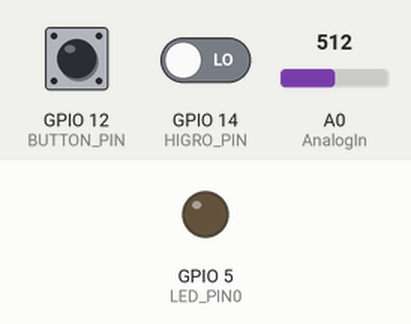
Simulated run of this sketch. Board: ESP8266 (NodeMCU). On the bench: output pins drawn as LEDs (lit = HIGH). The test bench sets the inputs (shaded band); at power-on: A0 (AnalogIn) = 512, GPIO 12 (BUTTON_PIN) LOW, GPIO 14 (HIGRO_PIN) LOW. WiFi joins after 1.5 s; servers stay silent unless stated; random numbers use the default seed unless the sketch sets one; no MQTT or app messages arrive unless stated; what the sketch prints to the serial monitor is not drawn.

Above: at 2.8 s.
2.9 s: A0 (AnalogIn) set to 225
11.5 s: A0 (AnalogIn) set to 204
13.0 s: GPIO 12 (BUTTON_PIN) pulled HIGH for 0.15 s
At 14.1 s:
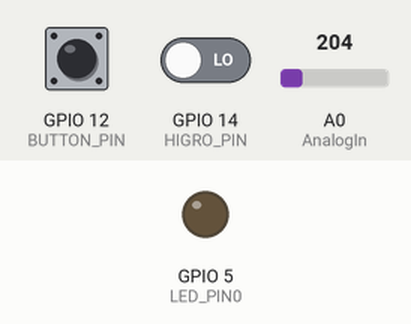
16.1 s: GPIO 12 (BUTTON_PIN) pulled HIGH for 1 s
At 16.9 s:
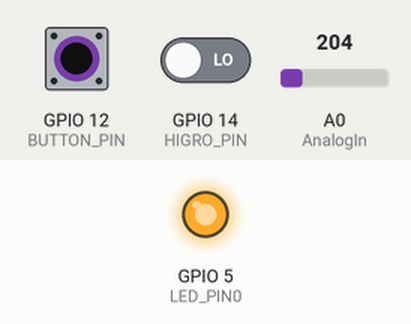
18.6 s: GPIO 12 (BUTTON_PIN) pulled HIGH for 3.2 s
At 20.0 s:
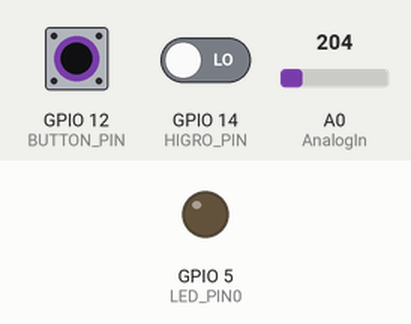
Timing chart, 0 to 21.6 s (numbered marks = the images above; inputs shaded):
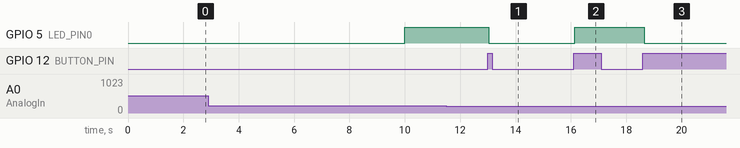

Measured:
- after the input at 11.5 s, every drawn part: stays the same
- after the input at 13.0 s, GPIO 5 (LED_PIN0): HIGH → LOW at once
- after the input at 16.1 s, GPIO 5 (LED_PIN0): LOW → HIGH at once
- after the input at 18.6 s, GPIO 5 (LED_PIN0): HIGH → LOW at once

The sketch:

vertical.ino
```cpp
#include <ESP8266WiFi.h>
#include <PubSubClient.h>
// Define NodeMCU D3 pin  connect to LED
#define LED_PIN0 5
const int AnalogIn  = A0;
int BUTTON_PIN = 12;
int HIGRO_PIN= 14;
unsigned long readTime;
int readingIn = 0; ////variable para lectura de higrometro
int humedad=0;
// Update these with values suitable for your network.
const char* ssid = "TazAtherton";
const char* password = "29605091";
const char* mqtt_server = "192.168.0.20";
//const char* mqtt_server = "iot.eclipse.org";

WiFiClient espClient;
PubSubClient client(espClient);
long lastMsg = 0;
char msg[50];
int value = 0;
bool pressed0=true;
bool recirculando=false;

void setup_wifi() {
  int intentos=0;
   delay(100);
  // We start by connecting to a WiFi network
    Serial.print("Connecting to ");
    Serial.println(ssid);
    WiFi.begin(ssid, password);
    while (WiFi.status() != WL_CONNECTED && intentos<=10)
    {
      delay(500);
      Serial.print(".");
      intentos++;
    }
  randomSeed(micros());
  Serial.println("");
  Serial.println("WiFi connected");
  Serial.println("IP address: ");
  Serial.println(WiFi.localIP());
}

void callback(char* topic, byte* payload, unsigned int length)
{
  Serial.print("Command from MQTT broker is : [");
  Serial.print(topic);
  int p =(char)payload[0]-'0';
  // if MQTT comes a 0 turn off LED on D2
  if(p==1)
  {
     digitalWrite(LED_PIN0, HIGH);
     recirculando=true;
    Serial.println(" Turn ON LED! " );
    //client.publish("casa4","hola");
  }
  // if MQTT comes a 1, turn on LED on pin D2
  if(p==0)
  {
     digitalWrite(LED_PIN0, LOW);
     recirculando=false;
    Serial.println(" Turn OFF LED! " );
    //readingIn = analogRead(AnalogIn);
    //client.publish("casa4",String(readingIn));
  }
  Serial.println();
} //end callback

void reconnect() {
  // Loop until we're reconnected
  int intentos=0;
  while (!client.connected()&&intentos<=2)
  {
    Serial.print("Attempting MQTT connection...");
    // Create a random client ID
    String clientId = "ESP8266Client-";
    clientId += String(random(0xffff), HEX);
    // Attempt to connect
    //if you MQTT broker has clientID,username and password
    //please change following line to    if (client.connect(clientId,userName,passWord))
    if (client.connect(clientId.c_str()))
    {
      Serial.println("connected");
      client.subscribe("casaHR");
      //client.subscribe("casaHH");
      //client.subscribe("casaHH2");

    } else {
      Serial.print("failed, rc=");
      Serial.print(client.state());
      Serial.println(" try again in 5 seconds");
      // Wait 6 seconds before retrying
      delay(6000);
    }
    intentos++;
  }
} //end reconnect()

void setup() {
  Serial.begin(115200);
  setup_wifi();
  client.setServer(mqtt_server, 1883);
  client.setCallback(callback);
  pinMode(BUTTON_PIN,INPUT);
  pinMode(HIGRO_PIN,INPUT);
  pinMode(LED_PIN0, OUTPUT);
  digitalWrite(LED_PIN0, LOW);
  recirculando=false;
}

void loop() {
  if (!client.connected()&&WiFi.localIP()!=0) {
    reconnect();
  }
  client.loop();
  long now = millis();
  int status0;
  if (now - lastMsg > 50) {
     lastMsg = now;
     status0=digitalRead(BUTTON_PIN);
     String msg="";
     //Serial.print("STATUS 0: " );
     //Serial.println(status0 );
     //Serial.print("estado rele: " );Serial.println(recirculando);
     //Serial.print("estado HIGRO: " );
     //Serial.println(digitalRead(HIGRO_PIN) );
     ///STATUS 0
     if(status0==HIGH){
      if(pressed0){
        if(recirculando){
           msg= msg+ "0";
           char message[58];
           msg.toCharArray(message,58);
           Serial.println(message);
           digitalWrite(LED_PIN0, LOW);
           recirculando=false;
           Serial.println(" ILUMINACION OFF " );
           //publish sensor data to MQTT broker
           client.publish("casaHR", message);
        }else{
           msg= msg+ "1";
           char message[58];
           msg.toCharArray(message,58);
           Serial.println(message);
           digitalWrite(LED_PIN0, HIGH);
           recirculando=true;
           Serial.println(" ILUMINACION ON " );
           //publish sensor data to MQTT broker
           client.publish("casaHR", message);
        }
        pressed0=false;
      }
   }
   else
   {
      pressed0=true;
   }
  }

  // /////////////////////////////////revisa si han pasado 5 segundos desde la ultima lectura al sensor
  if(millis() > readTime+10000){
     //////PRENDER  O APAGAR VALVULA////
     Serial.print("ESTADO RELE: ");Serial.println(recirculando);
     humedad = sensorRead();
      if(humedad>210){//debe regar
        digitalWrite(LED_PIN0, HIGH);
        recirculando=true;
        client.publish("casaHR","1");
        Serial.println("ESTA REGANDO!!");
      }
      else if(humedad<116){//no debe regar
        if(recirculando==true){
          digitalWrite(LED_PIN0, LOW);
          client.publish("casaHR","0");
        }
        recirculando=false;
        Serial.println("NO ESTA REGANDO!!");
       }
      //////PRENDER  O APAGAR VALVULA////
  }
}

int sensorRead(){
  readTime = millis();
  readingIn = analogRead(AnalogIn);
  Serial.print("LECTURA HIGRO: ");Serial.println(readingIn);
  //Serial.print("HUMEDAD: ");Serial.println(readingIn);
  char buffer[10];
  dtostrf(readingIn,0, 0, buffer);
  client.publish("casaHH",buffer);
  if(digitalRead(HIGRO_PIN)==1){
    client.publish("casaHH2","SI");
  }else if(digitalRead(HIGRO_PIN)==0){
    client.publish("casaHH2","NO");
  }
  return readingIn;
  //client.publish("openhab/himitsu/humidity","mensaje de higrometro");
}
```
